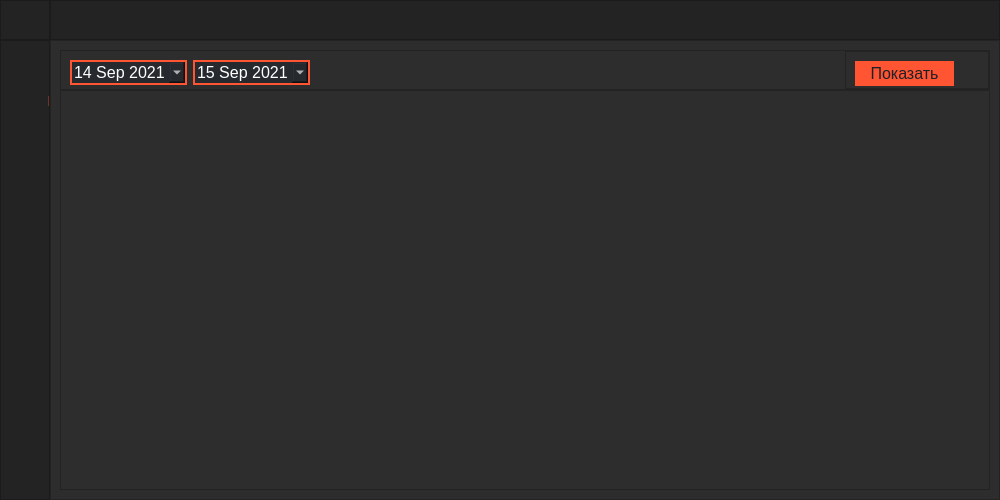
<?xml version="1.0" encoding="UTF-8"?>
<ui version="4.0">
 <class>MainWindow</class>
 <widget class="QMainWindow" name="MainWindow">
  <property name="geometry">
   <rect>
    <x>0</x>
    <y>0</y>
    <width>1000</width>
    <height>500</height>
   </rect>
  </property>
  <property name="minimumSize">
   <size>
    <width>1000</width>
    <height>500</height>
   </size>
  </property>
  <property name="windowTitle">
   <string>MainWindow</string>
  </property>
  <property name="styleSheet">
   <string notr="true">background-color: rgb(45, 45, 45);</string>
  </property>
  <widget class="QWidget" name="centralwidget">
   <layout class="QVBoxLayout" name="verticalLayout">
    <property name="spacing">
     <number>0</number>
    </property>
    <property name="leftMargin">
     <number>0</number>
    </property>
    <property name="topMargin">
     <number>0</number>
    </property>
    <property name="rightMargin">
     <number>0</number>
    </property>
    <property name="bottomMargin">
     <number>0</number>
    </property>
    <item>
     <widget class="QFrame" name="top_bar">
      <property name="minimumSize">
       <size>
        <width>0</width>
        <height>40</height>
       </size>
      </property>
      <property name="maximumSize">
       <size>
        <width>16777215</width>
        <height>40</height>
       </size>
      </property>
      <property name="styleSheet">
       <string notr="true">background-color: rgb(35, 35, 35);</string>
      </property>
      <property name="frameShape">
       <enum>QFrame::NoFrame</enum>
      </property>
      <property name="frameShadow">
       <enum>QFrame::Raised</enum>
      </property>
      <layout class="QHBoxLayout" name="horizontalLayout">
       <property name="spacing">
        <number>0</number>
       </property>
       <property name="leftMargin">
        <number>0</number>
       </property>
       <property name="topMargin">
        <number>0</number>
       </property>
       <property name="rightMargin">
        <number>0</number>
       </property>
       <property name="bottomMargin">
        <number>0</number>
       </property>
       <item>
        <widget class="QFrame" name="frame_toogle">
         <property name="maximumSize">
          <size>
           <width>50</width>
           <height>40</height>
          </size>
         </property>
         <property name="styleSheet">
          <string notr="true">QFrame{
	background-color: #232323;
}


QPushButton {
                                         
    background-color: #232323;
    border-style: solid;
    border-width:0px;
    border-radius: 0px;
    border-color: #ff5533;
    font:  14px;
    padding: 0px;
    color:  #ff5533;
}
QPushButton:hover {
    background:  #2d2d2d;
    color:#262a2f;
} 
QPushButton:pressed {                              
   background: #2d2d2d;
   border-style: solid; 
   color:#ff5533;
}</string>
         </property>
         <property name="frameShape">
          <enum>QFrame::StyledPanel</enum>
         </property>
         <property name="frameShadow">
          <enum>QFrame::Raised</enum>
         </property>
         <layout class="QVBoxLayout" name="verticalLayout_2">
          <property name="spacing">
           <number>0</number>
          </property>
          <property name="leftMargin">
           <number>0</number>
          </property>
          <property name="topMargin">
           <number>0</number>
          </property>
          <property name="rightMargin">
           <number>0</number>
          </property>
          <property name="bottomMargin">
           <number>0</number>
          </property>
          <item>
           <widget class="QPushButton" name="btn_toggle">
            <property name="sizePolicy">
             <sizepolicy hsizetype="Expanding" vsizetype="Expanding">
              <horstretch>0</horstretch>
              <verstretch>0</verstretch>
             </sizepolicy>
            </property>
            <property name="styleSheet">
             <string notr="true">background-image: url(:/res_files/menu.png);
background-repeat:none;
background-position: center ;
</string>
            </property>
            <property name="text">
             <string/>
            </property>
            <property name="iconSize">
             <size>
              <width>32</width>
              <height>32</height>
             </size>
            </property>
           </widget>
          </item>
         </layout>
        </widget>
       </item>
       <item>
        <widget class="QFrame" name="frame_top">
         <property name="minimumSize">
          <size>
           <width>0</width>
           <height>40</height>
          </size>
         </property>
         <property name="frameShape">
          <enum>QFrame::StyledPanel</enum>
         </property>
         <property name="frameShadow">
          <enum>QFrame::Raised</enum>
         </property>
        </widget>
       </item>
      </layout>
     </widget>
    </item>
    <item>
     <widget class="QFrame" name="content">
      <property name="frameShape">
       <enum>QFrame::NoFrame</enum>
      </property>
      <property name="frameShadow">
       <enum>QFrame::Raised</enum>
      </property>
      <layout class="QHBoxLayout" name="horizontalLayout_2">
       <property name="spacing">
        <number>0</number>
       </property>
       <property name="leftMargin">
        <number>0</number>
       </property>
       <property name="topMargin">
        <number>0</number>
       </property>
       <property name="rightMargin">
        <number>0</number>
       </property>
       <property name="bottomMargin">
        <number>0</number>
       </property>
       <item>
        <widget class="QFrame" name="frame_left_menu">
         <property name="minimumSize">
          <size>
           <width>50</width>
           <height>0</height>
          </size>
         </property>
         <property name="maximumSize">
          <size>
           <width>50</width>
           <height>16777215</height>
          </size>
         </property>
         <property name="styleSheet">
          <string notr="true">background-color: rgb(35, 35, 35);</string>
         </property>
         <property name="frameShape">
          <enum>QFrame::StyledPanel</enum>
         </property>
         <property name="frameShadow">
          <enum>QFrame::Raised</enum>
         </property>
         <layout class="QVBoxLayout" name="verticalLayout_3">
          <property name="spacing">
           <number>0</number>
          </property>
          <property name="leftMargin">
           <number>10</number>
          </property>
          <property name="topMargin">
           <number>0</number>
          </property>
          <property name="rightMargin">
           <number>0</number>
          </property>
          <property name="bottomMargin">
           <number>0</number>
          </property>
          <item alignment="Qt::AlignTop">
           <widget class="QFrame" name="frame_top_menus">
            <property name="styleSheet">
             <string notr="true">QFrame{
background-color: rgb(45, 45, 45);

}
QPushButton {
	background-color: rgb(85, 255, 255);
                                         
    background-color: #232323;
    border-style: solid;
    border-width: 0px;
    border-radius: 0px;
    border-color: #ff5533;
    font:  14px;
    padding: 10px 0px;
    color:  #ff5533;
}

QPushButton:hover {
    background:  #2d2d2d;
    color: #ff5533;
} 
QPushButton:pressed {                              
   background:#232323;
   border-style: solid; 
   color:#ff5533;
}</string>
            </property>
            <property name="frameShape">
             <enum>QFrame::NoFrame</enum>
            </property>
            <property name="frameShadow">
             <enum>QFrame::Raised</enum>
            </property>
            <layout class="QVBoxLayout" name="verticalLayout_4">
             <property name="spacing">
              <number>0</number>
             </property>
             <property name="leftMargin">
              <number>0</number>
             </property>
             <property name="topMargin">
              <number>0</number>
             </property>
             <property name="rightMargin">
              <number>0</number>
             </property>
             <property name="bottomMargin">
              <number>0</number>
             </property>
             <item>
              <widget class="QPushButton" name="btn_cur_mon">
               <property name="minimumSize">
                <size>
                 <width>150</width>
                 <height>40</height>
                </size>
               </property>
               <property name="styleSheet">
                <string notr="true">background-image: url(:/res_files/icon_curr.png);
background-repeat:none;
padding-left: 30px;
background-position: center left;
</string>
               </property>
               <property name="text">
                <string>Текущий месяц</string>
               </property>
               <property name="iconSize">
                <size>
                 <width>16</width>
                 <height>16</height>
                </size>
               </property>
              </widget>
             </item>
             <item>
              <widget class="QPushButton" name="btn_prev_mon">
               <property name="minimumSize">
                <size>
                 <width>150</width>
                 <height>40</height>
                </size>
               </property>
               <property name="styleSheet">
                <string notr="true">background-image: url(:/res_files/prev_mon.png);
background-repeat:none;
padding-left: 30px;
background-position: center left;
</string>
               </property>
               <property name="text">
                <string>Прошлый месяц</string>
               </property>
              </widget>
             </item>
             <item>
              <widget class="QPushButton" name="btn_select_date">
               <property name="minimumSize">
                <size>
                 <width>150</width>
                 <height>40</height>
                </size>
               </property>
               <property name="styleSheet">
                <string notr="true">background-image: url(:/res_files/select.png);
background-repeat:none;
padding-left: 30px;
background-position: center left;
</string>
               </property>
               <property name="text">
                <string>Выбрать дату</string>
               </property>
              </widget>
             </item>
            </layout>
           </widget>
          </item>
         </layout>
        </widget>
       </item>
       <item>
        <widget class="QFrame" name="frame_pages">
         <property name="frameShape">
          <enum>QFrame::StyledPanel</enum>
         </property>
         <property name="frameShadow">
          <enum>QFrame::Raised</enum>
         </property>
         <layout class="QVBoxLayout" name="verticalLayout_5">
          <item>
           <widget class="QStackedWidget" name="Pages_Widjet">
            <property name="minimumSize">
             <size>
              <width>0</width>
              <height>40</height>
             </size>
            </property>
            <property name="currentIndex">
             <number>0</number>
            </property>
            <widget class="QWidget" name="selected_data_page">
             <layout class="QVBoxLayout" name="verticalLayout_10">
              <property name="spacing">
               <number>0</number>
              </property>
              <property name="leftMargin">
               <number>0</number>
              </property>
              <property name="topMargin">
               <number>0</number>
              </property>
              <property name="rightMargin">
               <number>0</number>
              </property>
              <property name="bottomMargin">
               <number>0</number>
              </property>
              <item>
               <widget class="QFrame" name="options_frame_selected">
                <property name="minimumSize">
                 <size>
                  <width>0</width>
                  <height>40</height>
                 </size>
                </property>
                <property name="maximumSize">
                 <size>
                  <width>16777215</width>
                  <height>40</height>
                 </size>
                </property>
                <property name="styleSheet">
                 <string notr="true">background-color: rgb(45, 45, 45);</string>
                </property>
                <property name="frameShape">
                 <enum>QFrame::StyledPanel</enum>
                </property>
                <property name="frameShadow">
                 <enum>QFrame::Raised</enum>
                </property>
                <layout class="QHBoxLayout" name="horizontalLayout_3">
                 <property name="spacing">
                  <number>0</number>
                 </property>
                 <property name="leftMargin">
                  <number>0</number>
                 </property>
                 <property name="topMargin">
                  <number>0</number>
                 </property>
                 <property name="rightMargin">
                  <number>0</number>
                 </property>
                 <property name="bottomMargin">
                  <number>0</number>
                 </property>
                 <item alignment="Qt::AlignLeft">
                  <widget class="QFrame" name="frame">
                   <property name="frameShape">
                    <enum>QFrame::NoFrame</enum>
                   </property>
                   <property name="frameShadow">
                    <enum>QFrame::Raised</enum>
                   </property>
                   <layout class="QHBoxLayout" name="horizontalLayout_4">
                    <item>
                     <widget class="QDateEdit" name="date_in">
                      <property name="minimumSize">
                       <size>
                        <width>99</width>
                        <height>25</height>
                       </size>
                      </property>
                      <property name="styleSheet">
                       <string notr="true">QDateEdit {                                  
    background-color: #262a2f; 
    border-style: solid;
    border-width: 2px;
    border-radius: 0px;
    border-color: #ff5533;
    font:  16px;
    min-width: 5em;
    padding: 0px;
    color: #ffffff; 
}




</string>
                      </property>
                      <property name="wrapping">
                       <bool>false</bool>
                      </property>
                      <property name="frame">
                       <bool>true</bool>
                      </property>
                      <property name="alignment">
                       <set>Qt::AlignLeading|Qt::AlignLeft|Qt::AlignVCenter</set>
                      </property>
                      <property name="readOnly">
                       <bool>false</bool>
                      </property>
                      <property name="buttonSymbols">
                       <enum>QAbstractSpinBox::PlusMinus</enum>
                      </property>
                      <property name="accelerated">
                       <bool>false</bool>
                      </property>
                      <property name="showGroupSeparator" stdset="0">
                       <bool>true</bool>
                      </property>
                      <property name="dateTime">
                       <datetime>
                        <hour>0</hour>
                        <minute>0</minute>
                        <second>0</second>
                        <year>2021</year>
                        <month>9</month>
                        <day>14</day>
                       </datetime>
                      </property>
                      <property name="minimumDate">
                       <date>
                        <year>2021</year>
                        <month>1</month>
                        <day>1</day>
                       </date>
                      </property>
                      <property name="maximumTime">
                       <time>
                        <hour>0</hour>
                        <minute>0</minute>
                        <second>0</second>
                       </time>
                      </property>
                      <property name="calendarPopup">
                       <bool>true</bool>
                      </property>
                      <property name="timeSpec">
                       <enum>Qt::TimeZone</enum>
                      </property>
                     </widget>
                    </item>
                    <item>
                     <widget class="QDateEdit" name="date_out">
                      <property name="minimumSize">
                       <size>
                        <width>99</width>
                        <height>25</height>
                       </size>
                      </property>
                      <property name="styleSheet">
                       <string notr="true">QDateEdit {
                                         
    background-color: #262a2f; 
    border-style: solid;
    border-width: 2px;
    border-radius: 0px;
    border-color: #ff5533;
    font:  16px;
    min-width: 5em;
    padding: 0px;
    color: #ffffff; 
}




</string>
                      </property>
                      <property name="wrapping">
                       <bool>false</bool>
                      </property>
                      <property name="frame">
                       <bool>true</bool>
                      </property>
                      <property name="alignment">
                       <set>Qt::AlignLeading|Qt::AlignLeft|Qt::AlignVCenter</set>
                      </property>
                      <property name="readOnly">
                       <bool>false</bool>
                      </property>
                      <property name="buttonSymbols">
                       <enum>QAbstractSpinBox::PlusMinus</enum>
                      </property>
                      <property name="accelerated">
                       <bool>false</bool>
                      </property>
                      <property name="showGroupSeparator" stdset="0">
                       <bool>true</bool>
                      </property>
                      <property name="dateTime">
                       <datetime>
                        <hour>0</hour>
                        <minute>0</minute>
                        <second>0</second>
                        <year>2021</year>
                        <month>9</month>
                        <day>15</day>
                       </datetime>
                      </property>
                      <property name="minimumDate">
                       <date>
                        <year>2021</year>
                        <month>1</month>
                        <day>1</day>
                       </date>
                      </property>
                      <property name="maximumTime">
                       <time>
                        <hour>0</hour>
                        <minute>0</minute>
                        <second>0</second>
                       </time>
                      </property>
                      <property name="calendarPopup">
                       <bool>true</bool>
                      </property>
                      <property name="date">
                       <date>
                        <year>2021</year>
                        <month>9</month>
                        <day>15</day>
                       </date>
                      </property>
                     </widget>
                    </item>
                   </layout>
                  </widget>
                 </item>
                 <item alignment="Qt::AlignRight">
                  <widget class="QFrame" name="frame_2">
                   <property name="frameShape">
                    <enum>QFrame::StyledPanel</enum>
                   </property>
                   <property name="frameShadow">
                    <enum>QFrame::Raised</enum>
                   </property>
                   <layout class="QHBoxLayout" name="horizontalLayout_5">
                    <item>
                     <widget class="QPushButton" name="update_selected_date">
                      <property name="sizePolicy">
                       <sizepolicy hsizetype="Ignored" vsizetype="Fixed">
                        <horstretch>0</horstretch>
                        <verstretch>0</verstretch>
                       </sizepolicy>
                      </property>
                      <property name="minimumSize">
                       <size>
                        <width>99</width>
                        <height>25</height>
                       </size>
                      </property>
                      <property name="maximumSize">
                       <size>
                        <width>150</width>
                        <height>16777215</height>
                       </size>
                      </property>
                      <property name="focusPolicy">
                       <enum>Qt::StrongFocus</enum>
                      </property>
                      <property name="acceptDrops">
                       <bool>false</bool>
                      </property>
                      <property name="toolTip">
                       <string/>
                      </property>
                      <property name="layoutDirection">
                       <enum>Qt::LeftToRight</enum>
                      </property>
                      <property name="styleSheet">
                       <string notr="true">QPushButton {
                                         
    background-color: #ff5533;
    border-style: solid;
    border-width: 2px;
    border-radius: 0px;
    border-color: #ff5533;
    font:  16px;
    min-width: 5em;
    padding: 0px;
    color: #1e2027;
}
QPushButton:hover {
    background: #262a2f; 
    color:#ff5533;
} 
QPushButton:pressed {                              
   background: #262a2f;
   border-style: solid; 
   color:#ff5533;
}</string>
                      </property>
                      <property name="text">
                       <string>Показать</string>
                      </property>
                      <property name="autoDefault">
                       <bool>false</bool>
                      </property>
                      <property name="default">
                       <bool>false</bool>
                      </property>
                     </widget>
                    </item>
                    <item>
                     <spacer name="horizontalSpacer">
                      <property name="orientation">
                       <enum>Qt::Horizontal</enum>
                      </property>
                      <property name="sizeType">
                       <enum>QSizePolicy::Fixed</enum>
                      </property>
                      <property name="sizeHint" stdset="0">
                       <size>
                        <width>25</width>
                        <height>20</height>
                       </size>
                      </property>
                     </spacer>
                    </item>
                   </layout>
                  </widget>
                 </item>
                </layout>
               </widget>
              </item>
              <item>
               <widget class="QFrame" name="plot_frame_selected">
                <property name="frameShape">
                 <enum>QFrame::StyledPanel</enum>
                </property>
                <property name="frameShadow">
                 <enum>QFrame::Raised</enum>
                </property>
                <layout class="QVBoxLayout" name="verticalLayout_11">
                 <property name="spacing">
                  <number>0</number>
                 </property>
                 <property name="leftMargin">
                  <number>0</number>
                 </property>
                 <property name="topMargin">
                  <number>0</number>
                 </property>
                 <property name="rightMargin">
                  <number>0</number>
                 </property>
                 <property name="bottomMargin">
                  <number>0</number>
                 </property>
                 <item>
                  <widget class="QWidget" name="selected_plot_widget" native="true">
                   <property name="sizePolicy">
                    <sizepolicy hsizetype="Preferred" vsizetype="Preferred">
                     <horstretch>0</horstretch>
                     <verstretch>0</verstretch>
                    </sizepolicy>
                   </property>
                   <property name="styleSheet">
                    <string notr="true">
background-color: rgb(45, 45, 45);</string>
                   </property>
                  </widget>
                 </item>
                </layout>
               </widget>
              </item>
             </layout>
            </widget>
            <widget class="QWidget" name="curr_mon_page">
             <layout class="QVBoxLayout" name="verticalLayout_6">
              <property name="spacing">
               <number>0</number>
              </property>
              <property name="leftMargin">
               <number>0</number>
              </property>
              <property name="topMargin">
               <number>0</number>
              </property>
              <property name="rightMargin">
               <number>0</number>
              </property>
              <property name="bottomMargin">
               <number>0</number>
              </property>
              <item>
               <widget class="QFrame" name="options_frame_curr">
                <property name="minimumSize">
                 <size>
                  <width>0</width>
                  <height>40</height>
                 </size>
                </property>
                <property name="maximumSize">
                 <size>
                  <width>16777215</width>
                  <height>40</height>
                 </size>
                </property>
                <property name="styleSheet">
                 <string notr="true">background-color: rgb(45, 45, 45);</string>
                </property>
                <property name="frameShape">
                 <enum>QFrame::NoFrame</enum>
                </property>
                <property name="frameShadow">
                 <enum>QFrame::Raised</enum>
                </property>
                <widget class="QPushButton" name="update_curr_mon">
                 <property name="geometry">
                  <rect>
                   <x>10</x>
                   <y>0</y>
                   <width>131</width>
                   <height>31</height>
                  </rect>
                 </property>
                 <property name="styleSheet">
                  <string notr="true">QPushButton {
                                         
    background-color: #ff5533;
    border-style: solid;
    border-width: 2px;
    border-radius: 0px;
    border-color: #ff5533;
    font:  16px;
    min-width: 5em;
    padding: 0px;
    color: #1e2027;
}
QPushButton:hover {
    background: #262a2f; 
    color:#ff5533;
} 
QPushButton:pressed {                              
   background: #262a2f;
   border-style: solid; 
   color:#ff5533;
}</string>
                 </property>
                 <property name="text">
                  <string>Показать</string>
                 </property>
                </widget>
                <widget class="QLabel" name="label">
                 <property name="geometry">
                  <rect>
                   <x>290</x>
                   <y>10</y>
                   <width>131</width>
                   <height>16</height>
                  </rect>
                 </property>
                 <property name="styleSheet">
                  <string notr="true">color: rgb(255, 255, 255);</string>
                 </property>
                 <property name="text">
                  <string>Текущий месяц</string>
                 </property>
                </widget>
               </widget>
              </item>
              <item>
               <widget class="QFrame" name="plot_frame_curr">
                <property name="styleSheet">
                 <string notr="true">
background-color: rgb(45, 45, 45);</string>
                </property>
                <property name="frameShape">
                 <enum>QFrame::NoFrame</enum>
                </property>
                <property name="frameShadow">
                 <enum>QFrame::Raised</enum>
                </property>
                <layout class="QVBoxLayout" name="verticalLayout_9">
                 <property name="spacing">
                  <number>0</number>
                 </property>
                 <property name="leftMargin">
                  <number>0</number>
                 </property>
                 <property name="topMargin">
                  <number>0</number>
                 </property>
                 <property name="rightMargin">
                  <number>0</number>
                 </property>
                 <property name="bottomMargin">
                  <number>0</number>
                 </property>
                 <item>
                  <widget class="QWidget" name="curr_plot_widget" native="true">
                   <property name="sizePolicy">
                    <sizepolicy hsizetype="Preferred" vsizetype="Preferred">
                     <horstretch>0</horstretch>
                     <verstretch>0</verstretch>
                    </sizepolicy>
                   </property>
                   <property name="styleSheet">
                    <string notr="true">
background-color: rgb(45, 45, 45);</string>
                   </property>
                   <widget class="QLabel" name="label_3">
                    <property name="geometry">
                     <rect>
                      <x>370</x>
                      <y>120</y>
                      <width>131</width>
                      <height>16</height>
                     </rect>
                    </property>
                    <property name="styleSheet">
                     <string notr="true">color: rgb(255, 255, 255);</string>
                    </property>
                    <property name="text">
                     <string>Текущий месяц</string>
                    </property>
                   </widget>
                  </widget>
                 </item>
                </layout>
               </widget>
              </item>
             </layout>
            </widget>
            <widget class="QWidget" name="prev_mon_page">
             <layout class="QVBoxLayout" name="verticalLayout_7">
              <property name="spacing">
               <number>0</number>
              </property>
              <property name="leftMargin">
               <number>0</number>
              </property>
              <property name="topMargin">
               <number>0</number>
              </property>
              <property name="rightMargin">
               <number>0</number>
              </property>
              <property name="bottomMargin">
               <number>0</number>
              </property>
              <item>
               <widget class="QFrame" name="options_frame_prev">
                <property name="minimumSize">
                 <size>
                  <width>0</width>
                  <height>40</height>
                 </size>
                </property>
                <property name="maximumSize">
                 <size>
                  <width>16777215</width>
                  <height>40</height>
                 </size>
                </property>
                <property name="styleSheet">
                 <string notr="true">background-color: rgb(45, 45, 45);</string>
                </property>
                <property name="frameShape">
                 <enum>QFrame::NoFrame</enum>
                </property>
                <property name="frameShadow">
                 <enum>QFrame::Raised</enum>
                </property>
                <widget class="QPushButton" name="update_prev_mon">
                 <property name="geometry">
                  <rect>
                   <x>10</x>
                   <y>0</y>
                   <width>131</width>
                   <height>31</height>
                  </rect>
                 </property>
                 <property name="styleSheet">
                  <string notr="true">QPushButton {
                                         
    background-color: #ff5533;
    border-style: solid;
    border-width: 2px;
    border-radius: 0px;
    border-color: #ff5533;
    font:  16px;
    min-width: 5em;
    padding: 0px;
    color: #1e2027;
}
QPushButton:hover {
    background: #262a2f; 
    color:#ff5533;
} 
QPushButton:pressed {                              
   background: #262a2f;
   border-style: solid; 
   color:#ff5533;
}</string>
                 </property>
                 <property name="text">
                  <string>Показать</string>
                 </property>
                </widget>
                <widget class="QLabel" name="label_2">
                 <property name="geometry">
                  <rect>
                   <x>350</x>
                   <y>10</y>
                   <width>131</width>
                   <height>16</height>
                  </rect>
                 </property>
                 <property name="styleSheet">
                  <string notr="true">color: rgb(255, 255, 255);</string>
                 </property>
                 <property name="text">
                  <string>Прошлый месяц</string>
                 </property>
                </widget>
               </widget>
              </item>
              <item>
               <widget class="QFrame" name="plot_frame_prev">
                <property name="styleSheet">
                 <string notr="true">
background-color: rgb(45, 45, 45);</string>
                </property>
                <property name="frameShape">
                 <enum>QFrame::NoFrame</enum>
                </property>
                <property name="frameShadow">
                 <enum>QFrame::Raised</enum>
                </property>
                <layout class="QVBoxLayout" name="verticalLayout_8">
                 <property name="spacing">
                  <number>0</number>
                 </property>
                 <property name="leftMargin">
                  <number>0</number>
                 </property>
                 <property name="topMargin">
                  <number>0</number>
                 </property>
                 <property name="rightMargin">
                  <number>0</number>
                 </property>
                 <property name="bottomMargin">
                  <number>0</number>
                 </property>
                 <item>
                  <widget class="QWidget" name="prev_plot_widget" native="true">
                   <property name="sizePolicy">
                    <sizepolicy hsizetype="Preferred" vsizetype="Preferred">
                     <horstretch>0</horstretch>
                     <verstretch>0</verstretch>
                    </sizepolicy>
                   </property>
                   <property name="styleSheet">
                    <string notr="true">
background-color: rgb(45, 45, 45);</string>
                   </property>
                  </widget>
                 </item>
                </layout>
               </widget>
              </item>
             </layout>
            </widget>
           </widget>
          </item>
         </layout>
        </widget>
       </item>
      </layout>
     </widget>
    </item>
   </layout>
  </widget>
 </widget>
 <resources>
  <include location="res_files.qrc"/>
 </resources>
 <connections/>
</ui>
